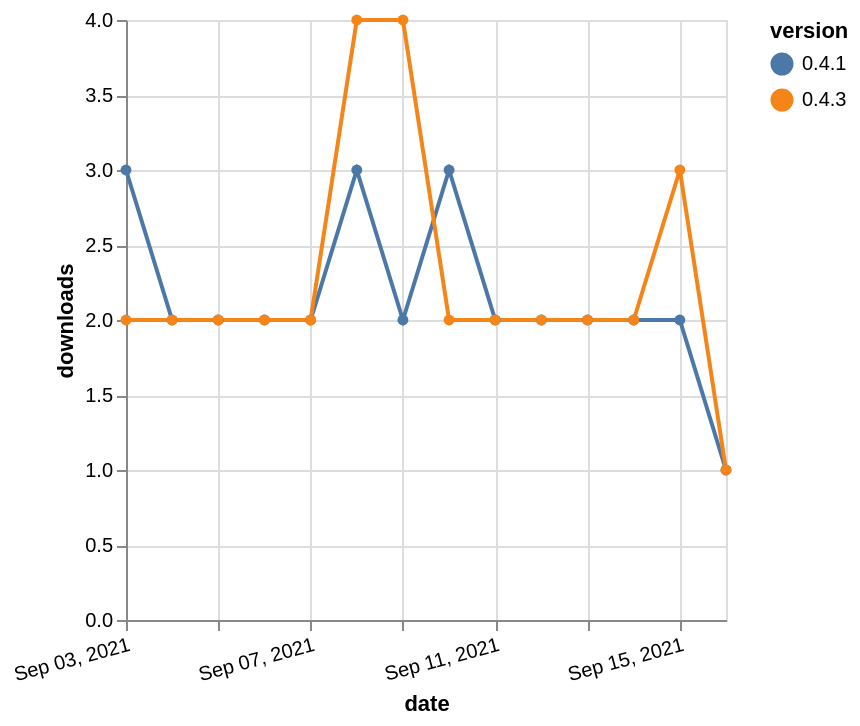

Write the Vega-Lite specification saved for this chart.
### Vega-Lite specification from a JSON file in a GitHub repository (floating-point values rounded to 4 significant figures)
{"$schema": "https://vega.github.io/schema/vega-lite/v5.json", "description": "A simple bar chart with embedded data.", "data": {"values": [{"date": "2021-09-03", "total": 2773, "delta": 3, "version": "0.4.1"}, {"date": "2021-09-04", "total": 2775, "delta": 2, "version": "0.4.1"}, {"date": "2021-09-05", "total": 2777, "delta": 2, "version": "0.4.1"}, {"date": "2021-09-06", "total": 2779, "delta": 2, "version": "0.4.1"}, {"date": "2021-09-07", "total": 2781, "delta": 2, "version": "0.4.1"}, {"date": "2021-09-08", "total": 2784, "delta": 3, "version": "0.4.1"}, {"date": "2021-09-09", "total": 2786, "delta": 2, "version": "0.4.1"}, {"date": "2021-09-10", "total": 2789, "delta": 3, "version": "0.4.1"}, {"date": "2021-09-11", "total": 2791, "delta": 2, "version": "0.4.1"}, {"date": "2021-09-12", "total": 2793, "delta": 2, "version": "0.4.1"}, {"date": "2021-09-13", "total": 2795, "delta": 2, "version": "0.4.1"}, {"date": "2021-09-14", "total": 2797, "delta": 2, "version": "0.4.1"}, {"date": "2021-09-15", "total": 2799, "delta": 2, "version": "0.4.1"}, {"date": "2021-09-16", "total": 2800, "delta": 1, "version": "0.4.1"}, {"date": "2021-09-03", "total": 2762, "delta": 2, "version": "0.4.3"}, {"date": "2021-09-04", "total": 2764, "delta": 2, "version": "0.4.3"}, {"date": "2021-09-05", "total": 2766, "delta": 2, "version": "0.4.3"}, {"date": "2021-09-06", "total": 2768, "delta": 2, "version": "0.4.3"}, {"date": "2021-09-07", "total": 2770, "delta": 2, "version": "0.4.3"}, {"date": "2021-09-08", "total": 2774, "delta": 4, "version": "0.4.3"}, {"date": "2021-09-09", "total": 2778, "delta": 4, "version": "0.4.3"}, {"date": "2021-09-10", "total": 2780, "delta": 2, "version": "0.4.3"}, {"date": "2021-09-11", "total": 2782, "delta": 2, "version": "0.4.3"}, {"date": "2021-09-12", "total": 2784, "delta": 2, "version": "0.4.3"}, {"date": "2021-09-13", "total": 2786, "delta": 2, "version": "0.4.3"}, {"date": "2021-09-14", "total": 2788, "delta": 2, "version": "0.4.3"}, {"date": "2021-09-15", "total": 2791, "delta": 3, "version": "0.4.3"}, {"date": "2021-09-16", "total": 2792, "delta": 1, "version": "0.4.3"}]}, "width": "container", "mark": {"type": "line", "point": {"filled": true}}, "encoding": {"x": {"field": "date", "type": "temporal", "timeUnit": "yearmonthdate", "title": "date", "axis": {"labelAngle": -15}}, "y": {"field": "delta", "type": "quantitative", "title": "downloads"}, "color": {"field": "version", "type": "nominal"}, "tooltip": {"field": "delta"}}}
